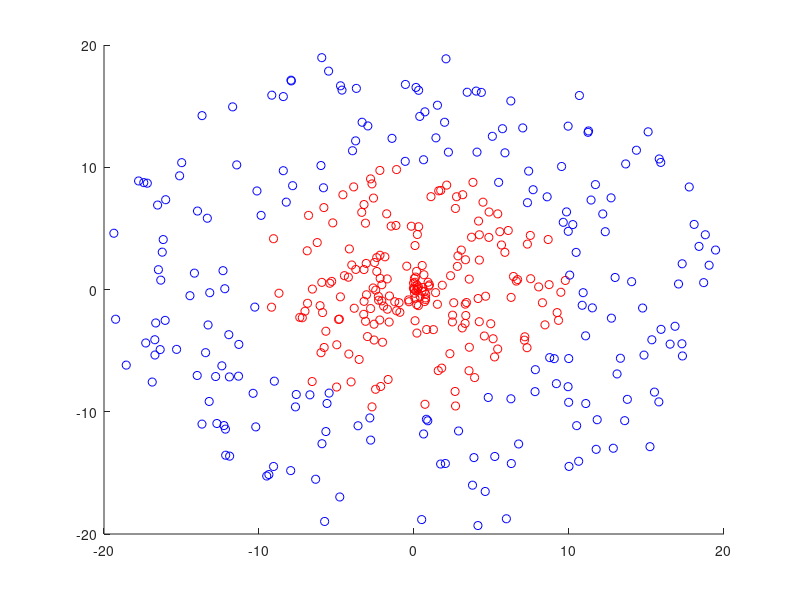
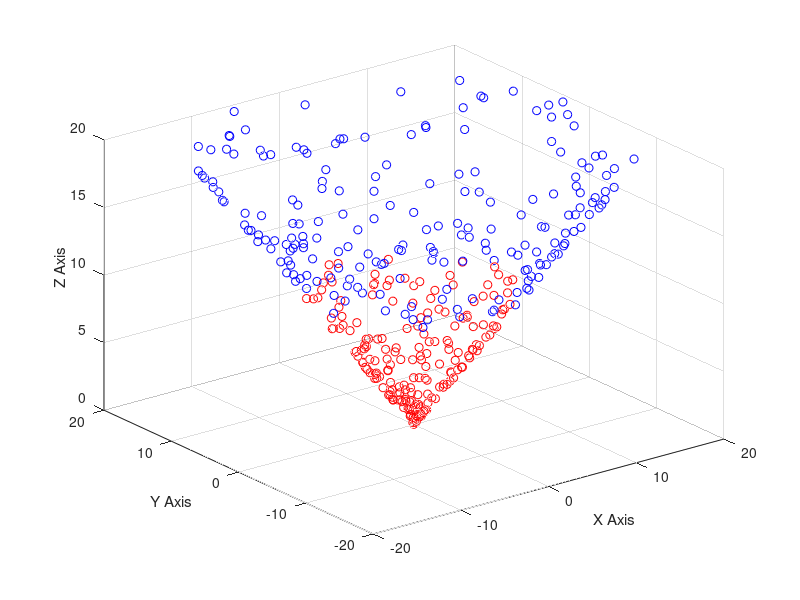

Recreate these plots in MATLAB, in order.
% constants
n = 200; radius = 10; theta = 2 * pi * rand(n, 1);
    
% points inside the circle
r_in = rand(n, 1) * radius;
x_in = r_in .* cos(theta); y_in = r_in .* sin(theta);
label_in = ones(n, 1);
    
% points outside the circle
r_out = radius + rand(n, 1) * radius;
x_out = r_out .* cos(theta); y_out = r_out .* sin(theta);
label_out = -1 * ones(n, 1);

% final points
instances = [x_in y_in; x_out y_out;];
labels = [label_in; label_out;];

% plot the points in 2D
figure(1);
scatter(instances(1:200, 1), instances(1:200, 2), 'r');
hold on;
scatter(instances(201:400, 1), instances(201:400, 2), 'b');
hold off;

% transform the input to 3D and plot again
figure(2);
instances = [instances sqrt(power(instances(:, 1), 2) + power(instances(:, 2), 2))];
scatter3(instances(1:n, 1), instances(1:n, 2), instances(1:n, 3), 'r');
hold on;
scatter3(instances(n + 1:end, 1), instances(n + 1:end, 2), instances(n + 1:end, 3), 'b');
xlabel('X Axis'); ylabel('Y Axis'); zlabel('Z Axis'); grid on;
hold off;
